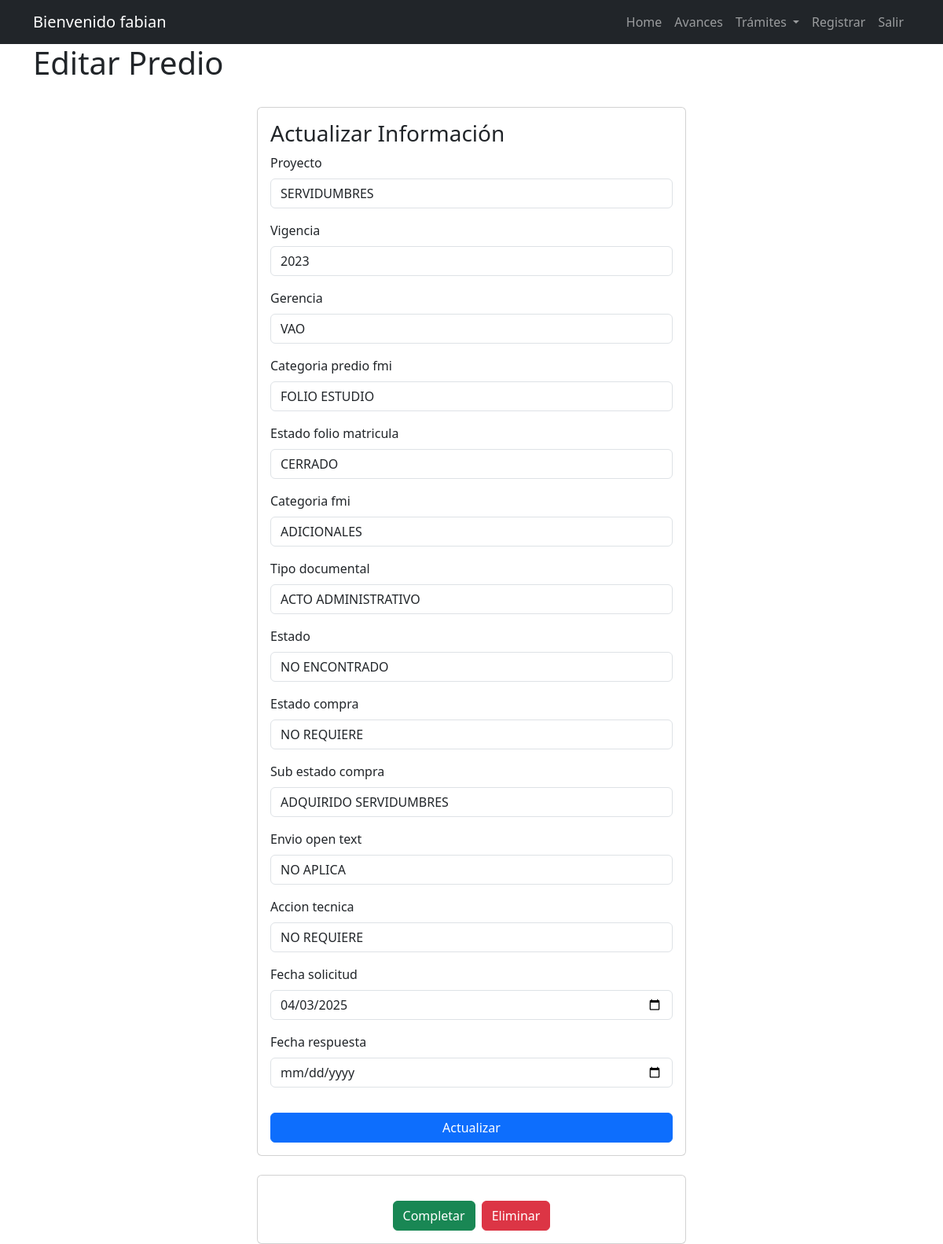
Screenshot of /predio/9 (signed in) with the database file from the repository.
### task/models.py (models this page shows, shortened)
class Predio(models.Model):
    id = models.AutoField(primary_key=True)
    PROYECTO_CHOICES = [('PREDIOS PROPIOS', 'PREDIOS PROPIOS'), ('SERVIDUMBRES', 'SERVIDUMBRES')]
    VIGENCIA_CHOICES = [('2023', '2023'), ('2024', '2024'), ('2025', '2025')]
    GERENCIA_CHOICES = [('VAO', 'VAO'), ('GPA', 'GPA'), ('VRC', 'VRC'), ('GCT', 'GCT'), ('GMA', 'GMA'), ('GRI', 'GRI'), ('GTA', 'GTA'), ('VRO', 'VRO'), ('GCH', 'GCH'), ('GDA', 'GDA'), ('GDT', 'GDT'), ('VPI', 'VPI'), ('VFS', 'VFS')]
    CATEGORIA_PREDIO_FMI_CHOICES = [('COLINDANTE', 'COLINDANTE'), ('FOLIO ESTUDIO', 'FOLIO ESTUDIO'), ('MATRIZ', 'MATRIZ'), ('MATRIZ_COLINDANTE', 'MATRIZ_COLINDANTE'), ('PROPIO', 'PROPIO'), ('SEGREGADO', 'SEGREGADO'), ('SIN INFORMACIÓN', 'SIN INFORMACIÓN')]
    ESTADO_FOLIO_CHOICES = [('ACTIVO', 'ACTIVO'), ('CERRADO', 'CERRADO'), ('SIN INFORMACIÓN', 'SIN INFORMACIÓN')]
    CATEGORIA_FMI_CHOICES = [('ADICIONALES', 'ADICIONALES'), ('COMPLEMENTACIÓN', 'COMPLEMENTACIÓN'), ('SIN INFORMACIÓN', 'SIN INFORMACIÓN'), ('TRADICIÓN', 'TRADICIÓN')]
    TIPO_DOCUMENTAL_CHOICES = [('ACTA', 'ACTA'), ('ACTO ADMINISTRATIVO', 'ACTO ADMINISTRATIVO'), ('AUTO', 'AUTO'), ('CERTIFICADO', 'CERTIFICADO'), ('DECLARACIÓN', 'DECLARACIÓN'), ('DECRETO', 'DECRETO'), ('DEMANDA', 'DEMANDA'), ('DOCUMENTO', 'DOCUMENTO'), ('ESCRITURA', 'ESCRITURA'), ('EXPEDIENTE', 'EXPEDIENTE'), ('RESOLUCIÓN', 'RESOLUCIÓN'), ('SENTENCIA', 'SENTENCIA')]
    ESTADO_CHOICES = [('CARGADO A OTRO PREDIO', 'CARGADO A OTRO PREDIO'), ('CARGADO EN EL PREDIO', 'CARGADO EN EL PREDIO'), ('CARGADO EN SHAREPOINT', 'CARGADO EN SHAREPOINT'), ('NO ENCONTRADO', 'NO ENCONTRADO'), ('NO REQUIERE', 'NO REQUIERE'), ('PENDIENTE VERIFICAR', 'PENDIENTE VERIFICAR'), ('SERVIDOR INGICAT', 'SERVIDOR INGICAT')]
    ESTADO_COMPRA_CHOICES = [('ADQUIRIDO', 'ADQUIRIDO'), ('NO REQUIERE', 'NO REQUIERE'), ('PENDIENTE POR SOLICITAR', 'PENDIENTE POR SOLICITAR'), ('PENDIENTE VERIFICAR', 'PENDIENTE VERIFICAR'), ('SOLICITADO', 'SOLICITADO')]
    SUB_ESTADO_COMPRA_CHOICES = [('ADQUIRIDO PREDIO PROPIOS', 'ADQUIRIDO PREDIO PROPIOS'), ('ADQUIRIDO SERVIDUMBRES', 'ADQUIRIDO SERVIDUMBRES'), ('ERROR REGISTRAL', 'ERROR REGISTRAL'), ('NO APLICA', 'NO APLICA'), ('SOLICITADO / CERTIFICADO NO EXISTE', 'SOLICITADO / CERTIFICADO NO EXISTE'), ('SOLICITADO PREDIO PROPIOS', 'SOLICITADO PREDIO PROPIOS'), ('SOLICITADO SERVIDUMBRES', 'SOLICITADO SERVIDUMBRES')]
    ENVIO_OPEN_TEXT_CHOICES = [('NO', 'NO'), ('NO APLICA', 'NO APLICA'), ('NO REQUIERE', 'NO REQUIERE'), ('PENDIENTE', 'PENDIENTE'), ('SI', 'SI'), ('YA ESTA', 'YA ESTA')]
    ACCION_TECNICA_CHOICES = [('ALIMENTAR EXPEDIENTE PREDIAL', 'ALIMENTAR EXPEDIENTE PREDIAL'), ('ALIMENTAR PREDIO GESTIÓN', 'ALIMENTAR PREDIO GESTIÓN'), ('ALIMENTAR PREDIO MATRIZ', 'ALIMENTAR PREDIO MATRIZ'), ('CARPETA CERO', 'CARPETA CERO'), ('CREAR EXPEDIENTE', 'CREAR EXPEDIENTE'), ('NO REQUIERE', 'NO REQUIERE')]
    proyecto = models.CharField(max_length=16, choices=PROYECTO_CHOICES)
    vigencia = models.CharField(max_length=4, choices=VIGENCIA_CHOICES)
    gerencia = models.CharField(max_length=4, choices=GERENCIA_CHOICES)
    categoria_predio_fmi = models.CharField(max_length=100, choices=CATEGORIA_PREDIO_FMI_CHOICES)
    estado_folio_matricula = models.CharField(max_length=100, choices=ESTADO_FOLIO_CHOICES)
    categoria_fmi = models.CharField(max_length=50, choices=CATEGORIA_FMI_CHOICES)
    tipo_documental = models.CharField(max_length=50, choices=TIPO_DOCUMENTAL_CHOICES)
    estado = models.CharField(max_length=50, choices=ESTADO_CHOICES)
    estado_compra = models.CharField(max_length=50, choices=ESTADO_COMPRA_CHOICES)
    sub_estado_compra = models.CharField(max_length=50, choices=SUB_ESTADO_COMPRA_CHOICES)
    envio_open_text = models.CharField(max_length=50, choices=ENVIO_OPEN_TEXT_CHOICES)
    accion_tecnica = models.CharField(max_length=50, choices=ACCION_TECNICA_CHOICES)
    fecha_solicitud = models.DateField(null=True , blank=True)
    fecha_respuesta = models.DateField(null=True , blank=True)
    datecompleted = models.DateTimeField(null=True, blank=True)
    es_importante = models.BooleanField(default=False)
    fecha_reiteracion = models.DateField(null=True, blank=True)
    ultima_fecha_acceso = models.DateField(null=True, blank=True)
    campo=models.CharField(max_length=50, null=True , blank=True)
    cod_sig = models.CharField(max_length=30, null=True , blank=True)
    fmi = models.CharField(max_length=10, default="00000")
    ced_catastral = models.CharField(max_length=31, null=True , blank=True)
    nom_predio = models.CharField(max_length=50, default="Sin Informacion")
    documento = models.CharField(max_length=15, null=True , blank=True)
    fecha_documento= models.DateField(null=True , blank=True)
    entidad = models.CharField(max_length=100, null=True , blank=True)
    municipio = models.CharField(max_length=100,null=True , blank=True)
    user = models.ForeignKey(
        settings.AUTH_USER_MODEL,
        on_delete=models.SET_NULL,
        null=True,
        blank=True,
        related_name='predios'
    )
    class Meta:
        ordering = ['-fecha_solicitud']

### task/views.py (the view, shortened to what this page needs)
# urls.py: path('predio/<int:predio_id>', views.predio_detail, name='predio_detail'),
@login_required(login_url='signin')
def predio_detail(request, predio_id):
    predio = get_object_or_404(Predio, pk=predio_id)
    if request.method == 'GET':
        predio_form = PredioForm(instance=predio)
        return render(request, 'predio_detail.html', {'predio': predio, 'predio_form': predio_form})

### task/templates/predio_detail.html (shortened to what this page needs)
{% extends 'base.html' %}
{% block content %}
<main class="container">
  <div class="row">
    <h1>Editar Predio</h1>
    <section class="col-md-6 offset-md-3">
      <form method="POST" class="card card-body mt-4">
        <h3>Actualizar Información</h3>
        {% for field in predio_form %}
        <div class="mb-3">
          <label for="{{ field.id_for_label }}" class="form-label">{{ field.label }}</label>
          {{ field }}
        </div>
        {% endfor %}
        <button class="btn btn-primary mt-3">Actualizar</button>
      </form>
      <div class="card card-body text-center mt-4">
        <div class="d-flex justify-content-center gap-2 mt-3">
          <form action="{% url 'complete_predio' predio.id %}" method="POST">
            <button class="btn btn-success">Completar</button>
          </form>
          <form action="{% url 'delete_predio' predio.id %}" method="POST">
            <button class="btn btn-danger">Eliminar</button>
          </form>
        </div>
      </div>
    </section>
  </div>
</main>
{% endblock %}

### task/templates/_navbar.html (shortened to what this page needs)
<nav class="navbar navbar-expand-lg navbar-dark bg-dark">
  <div class="container">
    <a class="navbar-brand" href="/">
      {% if user.is_authenticated %}
      Bienvenido {{ user.username }}
      {% else %}
      INGICAT S.A.S
      {% endif %}
    </a>
    <div class="collapse navbar-collapse" id="navbarNav">
      <ul class="navbar-nav ms-auto">
        <li class="nav-item">
          <a href="/" class="nav-link" title="Ir a la Pantalla de Inicio">Home</a>
        </li>
        <li class="nav-item">
          <a href="{% url 'cliente_dashboard' %}" class="nav-link"
            title="Ir al Resúmen de la Gestión Documental">Avances</a>
        </li>
        {% if user.is_authenticated %}
        <li class="nav-item dropdown">
          <a class="nav-link dropdown-toggle" href="#" id="tramitesDropdown" role="button" data-bs-toggle="dropdown"
            aria-expanded="false" title="Trámites">
            Trámites
          </a>
        </li>
        {% if user.is_superuser %}
        <li class="nav-item">
          <a href="{% url 'signup' %}" class="nav-link" title="Registrar un Nuevo usuario">Registrar</a>
        </li>
        {% endif %}
        <li class="nav-item">
          <a class="nav-link" href="/logout" title="Salir">Salir</a>
        </li>
        {% else %}
        <li class="nav-item">
          <a href="/signin" class="nav-link" title="Iniciar Sesión">Ingresar</a>
        </li>
        {% endif %}
      </ul>
    </div>
  </div>
</nav>

### rows the page displays
Predio: predio_form "SERVIDUMBRES" "2023" "VAO" "FOLIO ESTUDIO" "CERRADO" "ADICIONALES" "ACTO ADMINISTRATIVO" "NO ENCONTRADO" "NO REQUIERE" "ADQUIRIDO SERVIDUMBRES" "NO APLICA" "NO REQUIERE" "04/03/2025"

### other values shown
{{ user.username }} "fabian"
{{ field.label }} "Proyecto" "Vigencia" "Gerencia" "Categoria predio fmi" "Estado folio matricula" "Categoria fmi" "Tipo documental" "Estado" "Estado compra" "Sub estado compra" "Envio open text" "Accion tecnica" "Fecha solicitud" "Fecha respuesta"
